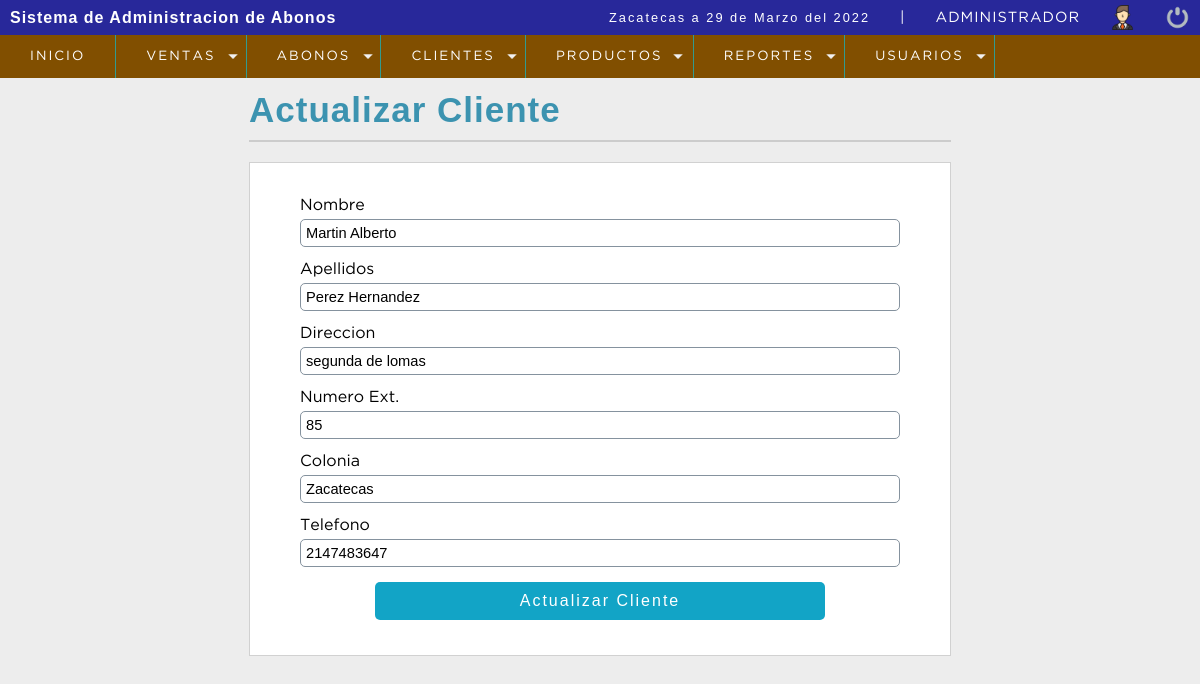
The app's page /sistema/editar_cliente.php?id=1 (signed in) with its own data.
### tables this page shows
CREATE TABLE `clientes` (
  `ID` int(6) NOT NULL,
  `nombre` text NOT NULL,
  `apellidos` text NOT NULL,
  `direccion` text NOT NULL,
  `no` text NOT NULL,
  `colonia` text NOT NULL,
  `telefono` int(11) NOT NULL,
  `estatus` int(11) NOT NULL DEFAULT 1
);

### sistema/editar_cliente.php (the view, shortened to what this page needs)
<?php
include "config/conect.php";
$id_cliente = $_GET['id'];
$sql = mysqli_query($conection,"SELECT * FROM clientes WHERE ID = $id_cliente");
	$resultsql = mysqli_num_rows($sql);
	if($resultsql == 0)	{
		header('location: lista_clientes.php');
	}else
	{
		while($data = mysqli_fetch_array($sql)){
			$nombre_cliente  	= $data['nombre'];
			$apellidos_cliente  = $data['apellidos'];
			$direccion_cliente  = $data['direccion'];
			$numero_dir 		= $data['no'];
			$colonia_cliente    = $data['colonia'];
			$telefono_cliente 	= $data['telefono'];
		}
	}
 ?>
<!DOCTYPE html>
<html lang="en">
<head>
	<?php include "includes/scripts.php"; ?>
</head>
<body>
	<?php include "includes/header.php"; ?>
	<section id="container">
		<div class="form_registro">
			<h1>Actualizar Cliente</h1>
			<hr>
			<form action="" method="post">
				<label for="nombre">Nombre</label>
				<input type="text" name="nombre" id="nombre" placeholder="Nombre Completo" value="<?php echo $nombre_cliente; ?>">
				<label for="apellidos">Apellidos</label>
				<input type="text" name="apellidos" id="apellidos" placeholder="Apellidos Completos" value="<?php echo $apellidos_cliente; ?>">
				<label for="direccion">Direccion</label>
				<input type="text" name="direccion" id="direccion" placeholder="Calle" value="<?php echo $direccion_cliente; ?>">
				<label for="numero_dir">Numero Ext.</label>
				<input type="number" name="numero_dir" id="numero_dir" placeholder="Numero Exterior" value="<?php echo $numero_dir; ?>">
				<label for="colonia">Colonia</label>
				<input type="text" name="colonia" id="colonia" placeholder="Colonia del Cliente" value="<?php echo $colonia_cliente; ?>">
				<label for="telefono">Telefono</label>
				<input type="number" name="telefono" id="telefono" placeholder="Ingrese Telefono del Cliente" value="<?php echo $telefono_cliente; ?>">
				<input type="submit" value="Actualizar Cliente" class="btn_save">
			</form>
		</div>
	</section>
</body>
</html>

### sistema/css/style.css (style rules this page uses)
* { margin: 0; padding: 0; box-sizing: border-box; }
body { background: #ededed; }
h1, h2, h3, h4, h5, h6 { font-family: 'arial'; font-weight: bold; letter-spacing: 1px; }
h1 { font-size: 1em; }
#container { padding: 90px 15px 15px; }
.form_registro { width: 60%; margin: auto; }
.form_registro h1 { color: #3c93b0; }
hr { border: 0; background: #CCC; height: 2px; margin: 10px 0; display: block; }
form { background: #FFF; margin: auto; padding: 20px 50px; border: 1px solid #d1d1d1; }
label { display: block; font-size: 12pt; font-family: 'GothamBook'; margin: 15px auto 5px auto; }
input { display: block; width: 100%; font-size: 11pt; padding: 5px; border: 1px solid #85929e; border-radius: 5px; }
.btn_save { width: 75%; font-size: 12pt; background: #12a4c6; padding: 10px; color: #FFF; letter-spacing: 2px; border: 0; cursor: pointer; margin: 15px auto; }
#container h1 { font-size: 35px; display: inline-block; }

### records on screen
clientes: nombre "Martin Alberto", apellidos "Perez Hernandez", direccion "segunda de lomas", numero_dir "85", colonia "Zacatecas", telefono "2147483647"

### other values on screen
fechaC() "29 de Marzo del 2022"
$_SESSION['Nombre'] "ADMINISTRADOR"
